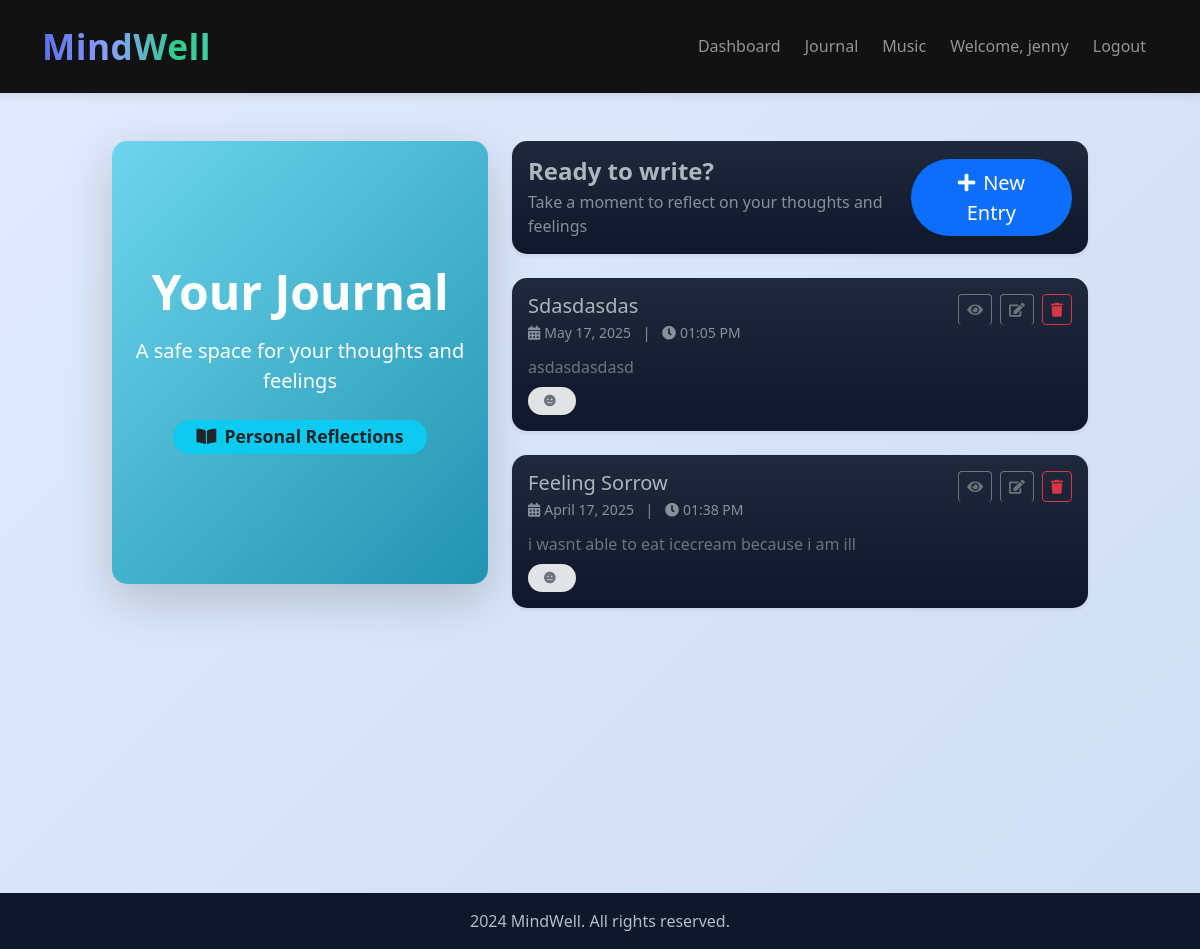
Page /journal (signed in) on the committed database.
### src/mental_health_tracker/models/models.py (models this page shows, shortened)
class User(UserMixin, db.Model):
    __tablename__ = 'users'
    id = db.Column(db.Integer, primary_key=True)
    username = db.Column(db.String(80), unique=True, nullable=False)
    email = db.Column(db.String(120), unique=True, nullable=False)
    name = db.Column(db.String(100), nullable=False)
    password_hash = db.Column(db.String(128))
    reset_token = db.Column(db.String(100), unique=True)
    created_at = db.Column(db.DateTime, default=datetime.utcnow)
    mood_entries = db.relationship('mental_health_tracker.models.models.MoodEntry', backref='user', lazy=True)
    journal_entries = db.relationship('mental_health_tracker.models.models.JournalEntry', backref='user', lazy=True)
    activities = db.relationship('mental_health_tracker.models.models.UserActivity', backref='user', lazy=True)
    music_sessions = db.relationship('mental_health_tracker.models.models.MusicTherapySession', backref='user', lazy=True)
    chat_history = db.relationship('mental_health_tracker.models.models.ChatHistory', backref='user', lazy=True)
    breathing_sessions = db.relationship('mental_health_tracker.models.models.BreathingExercise', backref='user', lazy=True)

class JournalEntry(db.Model):
    __tablename__ = 'journal_entries'
    id = db.Column(db.Integer, primary_key=True)
    title = db.Column(db.String(200), nullable=False)
    content = db.Column(db.Text, nullable=False)
    date_created = db.Column(db.DateTime, default=datetime.utcnow)
    user_id = db.Column(db.Integer, db.ForeignKey('users.id'), nullable=False)
    mood_score = db.Column(db.Integer, nullable=True)  # 1-5 scale
    sentiment_score = db.Column(db.Float, nullable=True)  # -1 to 1
    sentiment_label = db.Column(db.String(20), nullable=True)  # positive, negative, neutral

### src/mental_health_tracker/__init__.py (the view)
    @app.route('/journal')
    @login_required
    def journal_list():
        journal_entries = JournalEntry.query.filter_by(user_id=current_user.id).order_by(JournalEntry.date_created.desc()).all()
        return render_template('journal/list.html', journal_entries=journal_entries)

### src/mental_health_tracker/templates/journal/list.html (shortened to what this page needs)
{% extends "base.html" %}
{% block content %}
<div class="container-fluid py-5" style="background: linear-gradient(135deg, #e0eafc 0%, #cfdef3 100%); min-height: 100vh;">
  <div class="row justify-content-center">
    <div class="col-lg-4 mb-4">
      <div class="card shadow-lg border-0 h-100" style="background: linear-gradient(135deg, #6dd5ed 0%, #2193b0 100%); color: #fff;">
        <div class="card-body d-flex flex-column justify-content-center align-items-center text-center" style="min-height: 350px;">
          <h1 class="display-5 fw-bold mb-3">Your Journal</h1>
          <p class="lead mb-4">A safe space for your thoughts and feelings</p>
          <span class="badge rounded-pill bg-info text-dark px-4 py-2 mb-2" style="font-size: 1.1rem;"><i class="fas fa-book-open me-2"></i>Personal Reflections</span>
        </div>
      </div>
    </div>
    <div class="col-lg-6">
      <div class="card mb-4 shadow-sm border-0">
        <div class="card-body d-flex justify-content-between align-items-center">
          <div>
            <h4 class="fw-semibold mb-1">Ready to write?</h4>
            <p class="mb-0 text-muted">Take a moment to reflect on your thoughts and feelings</p>
          </div>
          <a href="{{ url_for('journal_new') }}" class="btn btn-primary btn-lg rounded-pill px-4">
            <i class="fas fa-plus me-2"></i>New Entry
          </a>
        </div>
      </div>
      {% if journal_entries %}
      <div class="d-flex flex-column gap-4">
        {% for entry in journal_entries %}
        <div class="card border-0 shadow-sm position-relative" style="border-left: 8px solid {% if entry.mood == 'happy' %}#28a745{% elif entry.mood == 'sad' %}#6c757d{% elif entry.mood == 'angry' %}#dc3545{% elif entry.mood == 'anxious' %}#ffc107{% elif entry.mood == 'calm' %}#17a2b8{% else %}#6c757d{% endif %};">
          <div class="card-body">
            <div class="d-flex justify-content-between align-items-start mb-2">
              <div>
                <h5 class="card-title mb-1 text-capitalize">{{ entry.title }}</h5>
                <div class="text-muted small mb-1">
                  <i class="fas fa-calendar-alt me-1"></i>{{ entry.date_created.strftime('%B %d, %Y') }}
                  <span class="mx-2">|</span>
                  <i class="fas fa-clock me-1"></i>{{ entry.date_created.strftime('%I:%M %p') }}
                </div>
              </div>
              <div class="d-flex gap-2">
                <a href="{{ url_for('journal_view', entry_id=entry.id) }}" class="btn btn-outline-secondary btn-sm" title="View"><i class="fas fa-eye"></i></a>
                <a href="{{ url_for('journal_edit', entry_id=entry.id) }}" class="btn btn-outline-secondary btn-sm" title="Edit"><i class="fas fa-edit"></i></a>
                <form action="{{ url_for('journal_delete', entry_id=entry.id) }}" method="POST" class="d-inline" onsubmit="return confirm('Are you sure you want to delete this entry?');">
                  <button type="submit" class="btn btn-outline-danger btn-sm" title="Delete"><i class="fas fa-trash"></i></button>
                </form>
              </div>
            </div>
            <p class="card-text text-secondary mb-2">{{ entry.content[:200] }}{% if entry.content|length > 200 %}...{% endif %}</p>
            <div class="d-flex gap-2 align-items-center mt-2">
              <span class="badge rounded-pill px-3 py-2" style="background-color: {% if entry.mood == 'happy' %}#d4edda; color: #28a745;{% elif entry.mood == 'sad' %}#e2e3e5; color: #6c757d;{% elif entry.mood == 'angry' %}#f8d7da; color: #dc3545;{% elif entry.mood == 'anxious' %}#fff3cd; color: #856404;{% elif entry.mood == 'calm' %}#d1ecf1; color: #17a2b8;{% else %}#e2e3e5; color: #6c757d;{% endif %}"><i class="fas fa-{% if entry.mood == 'happy' %}smile{% elif entry.mood == 'sad' %}frown{% elif entry.mood == 'angry' %}angry{% elif entry.mood == 'anxious' %}exclamation{% elif entry.mood == 'calm' %}peace{% else %}meh{% endif %} me-1"></i> {{ entry.mood|title }}</span>
            </div>
          </div>
        </div>
        {% endfor %}
      </div>
      {% endif %}
    </div>
  </div>
</div>
{% endblock %}

### src/mental_health_tracker/templates/base.html (shortened to what this page needs)
<!DOCTYPE html>
<html lang="en" data-bs-theme="dark" class="h-100">
<head>
    <link rel="stylesheet" href="https://cdn.jsdelivr.net/npm/bootstrap@5.3.0/dist/css/bootstrap.min.css">
    <link rel="stylesheet" href="https://cdn.jsdelivr.net/npm/bootstrap-icons@1.7.2/font/bootstrap-icons.css">
    <link href='https://unpkg.com/boxicons@2.1.4/css/boxicons.min.css' rel='stylesheet'>
    <link rel="stylesheet" href="{{ url_for('static', filename='css/custom.css') }}">
    <link rel="stylesheet" href="{{ url_for('static', filename='css/journal.css') }}">
    <link rel="stylesheet" href="{{ url_for('static', filename='css/landing.css') }}">
    <link rel="stylesheet" href="{{ url_for('static', filename='css/hero-image.css') }}">
    <link rel="stylesheet" href="{{ url_for('static', filename='css/dashboard.css') }}">
    <link rel="stylesheet" href="{{ url_for('static', filename='css/all.min.css') }}">
</head>
<body class="d-flex flex-column h-100">
    {% if not hide_nav %}
    <nav class="navbar navbar-expand-lg navbar-dark bg-dark">
        <div class="container">
            <a class="navbar-brand brand-logo" href="{{ url_for('index') }}">MindWell</a>
            <div class="collapse navbar-collapse justify-content-end" id="navbarNav">
                <ul class="navbar-nav">
                    {% if current_user.is_authenticated %}
                        <li class="nav-item">
                            <a class="nav-link" href="{{ url_for('dashboard') }}">Dashboard</a>
                        </li>
                        <li class="nav-item">
                            <a class="nav-link" href="{{ url_for('journal_list') }}">Journal</a>
                        </li>
                        <li class="nav-item">
                            <a class="nav-link" href="{{ url_for('music_dashboard') }}">Music</a>
                        </li>
                        <li class="nav-item">
                            <span class="nav-link">Welcome, {{ current_user.username }}</span>
                        </li>
                        <li class="nav-item">
                            <a class="nav-link" href="{{ url_for('logout') }}">Logout</a>
                        </li>
                    {% else %}
                        <li class="nav-item">
                            <a class="nav-link" href="{{ url_for('login') }}">Login</a>
                        </li>
                    {% endif %}
                </ul>
            </div>
        </div>
    </nav>
    {% endif %}
    <main class="flex-shrink-0">
        {% block content %}{% endblock %}
    </main>
    {% if not hide_footer %}
    <footer class="footer mt-auto py-3 bg-dark">
        <div class="container text-center">
            <span class="text-muted"> 2024 MindWell. All rights reserved.</span>
        </div>
    </footer>
    {% endif %}
</body>
</html>

### src/mental_health_tracker/static/css/custom.css (style rules this page uses)
a, a:link, a:visited, a:hover, a:active, a:focus { text-decoration: none !important; border-bottom: none !important; outline: none !important; }
.brand-logo { font-size: 2.2rem; font-weight: 700; background-size: 200% 200%; background-image: linear-gradient(90deg, #5e72e4 0%, #8c9eff 20%, #2dce89 40%, #4fd1c5 60%, #fb6340 80%, #f5365c 100%); -webkit-background-clip: text; background-clip: text; -webkit-text-fill-color: transparent; transition: transform 0.3s ease; letter-spacing: -0.5px; padding: 0.25rem 0; animation: gradientMove 10s ease infinite; }
.navbar { padding: 0.75rem 0; box-shadow: 0 2px 10px rgba(0, 0, 0, 0.1); }
.navbar-nav .nav-link { font-weight: 500; padding: 0.5rem 1rem; margin: 0 0.25rem; border-radius: 5px; transition: all 0.3s ease; }
.card { border: none; box-shadow: 0 5px 15px rgba(0, 0, 0, 0.1); border-radius: 15px; overflow: hidden; background: linear-gradient(to bottom, #1e293b, #0f172a); }
.footer { position: relative; bottom: 0; width: 100%; padding: 2rem 0; background-color: #0f172a; }
.btn, .nav-link, .card { transition: all 0.3s ease; }
*::before, *::after { padding: 0; margin: 0; box-sizing: border-box; list-style: none; list-style-type: none; text-decoration: none; -webkit-font-smoothing: antialiased; -moz-osx-font-smoothing: grayscale; text-rendering: optimizeLegibility; }

### src/mental_health_tracker/static/css/landing.css (style rules this page uses)
body { background-color: #121212; color: #e0e0e0; }
.navbar { padding: 1rem 0; background-color: rgba(18, 18, 18, 0.95) !important; box-shadow: 0 2px 10px rgba(0, 0, 0, 0.1); }
.navbar-nav { margin-left: auto !important; margin-right: 0 !important; }
.navbar-brand { font-weight: 600; letter-spacing: 0.5px; }
.footer { background-color: #0f172a !important; padding: 1.5rem 0; margin-top: 3rem; }
.footer .text-muted { color: #b0bec5 !important; }

### src/mental_health_tracker/static/css/dashboard.css (style rules this page uses)
:root { --primary-gradient: linear-gradient(135deg, #4a90e2, #67b26f); --secondary-gradient: linear-gradient(135deg, #67b26f, #4ca2cd); --accent-gradient: linear-gradient(135deg, #4facfe, #00f2fe); --success-gradient: linear-gradient(135deg, #84fab0, #8fd3f4); --leaf-green: #8bc34a; --forest-green: #4caf50; --moss-green: #66bb6a; --sky-blue: #81d4fa; --water-blue: #4fc3f7; --sand-beige: #ffe0b2; --earth-brown: #a1887f; --sunset-orange: #ffab91; --lavender: #b39ddb; --petal-pink: #f48fb1; --text-primary: #37474f; --text-secondary: #607d8b; --text-light: #90a4ae; --card-bg: rgba(255, 255, 255, 0.92); --glass-bg: rgba(255, 255, 255, 0.85); --glass-border: rgba(255, 255, 255, 0.25); --glass-shadow: rgba(31, 38, 135, 0.15); }

### src/mental_health_tracker/templates/base.html (style rules this page uses)
body { min-height: 100vh; display: flex; flex-direction: column; }
main { flex: 1 0 auto; }
.footer { flex-shrink: 0; margin-top: auto; }

### rows in the picture
User: username "jenny"
JournalEntry: title "Sdasdasdas", date_created "May 17, 2025", date_created "01:05 PM", content "asdasdasdasd"
JournalEntry: title "Feeling Sorrow", date_created "April 17, 2025", date_created "01:38 PM", content "i wasnt able to eat icecream because i am ill"
